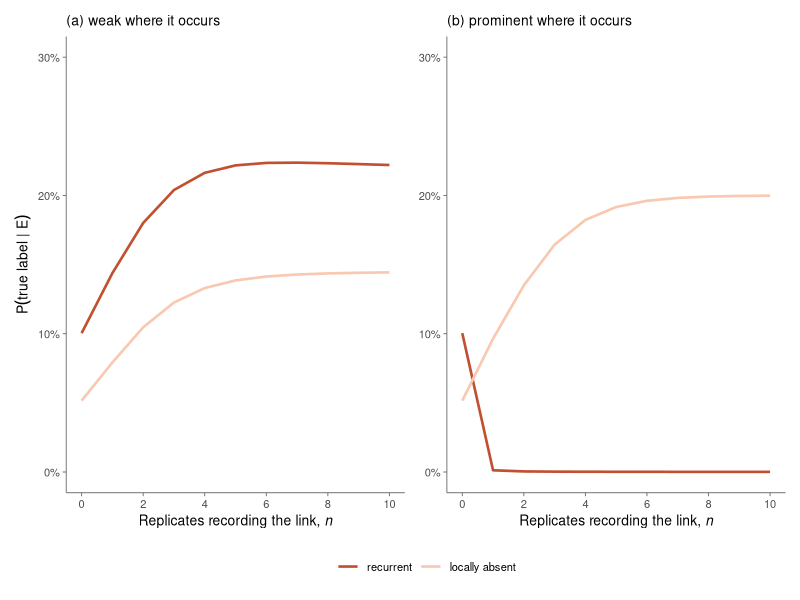
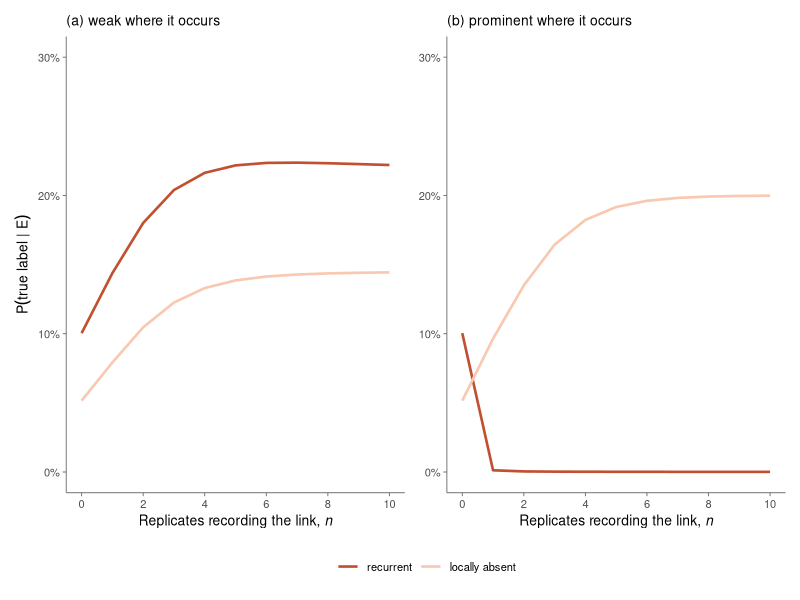
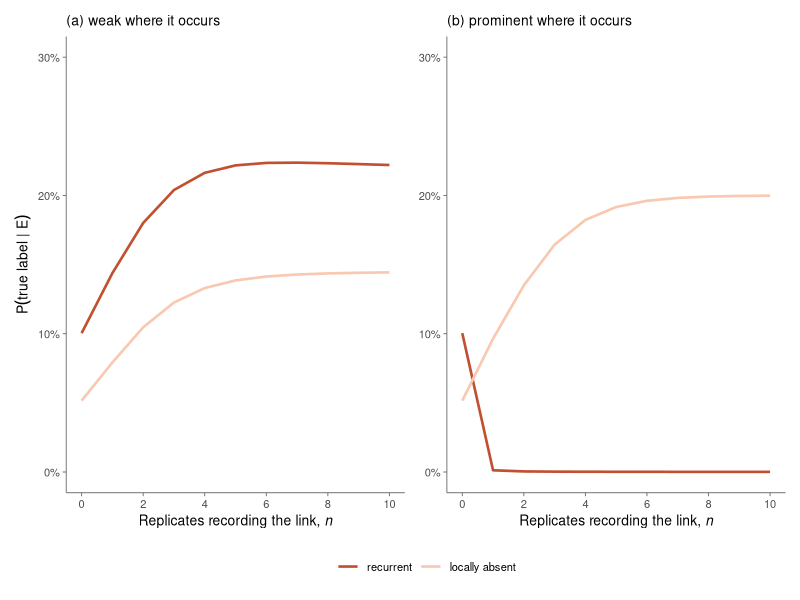

R code for these plots, in order:
## ---------------------------------------------------------------------------
## SI figure (fig:SI_prominence): how a link's prominence elsewhere redirects
## accumulating replicate evidence. Replaces the earlier fig:SI_frequency,
## which swept the records at a fixed replicate count instead.
##
## THE LINK. The evidence is the one used throughout, Y = 1 and O_l = 0: the
## link is predicted and not recorded at the focal site. It is recorded in n of
## the R replicates, and n is the x-axis (Section frequency). Its ASSIGNED
## label is therefore possibly missing for every n >= 1, and phantom at n = 0.
##
## WHAT THE CURVES ARE. Not the assigned label, but the posterior that the
## link's TRUE label is one of the two the assignment could be hiding:
##   recurrent       the link is present at several sites, this one included,
##                   so the local non-detection was a miss
##   locally absent  the link is not realisable here and a model saying so
##                   would have been right, so there is nothing to find
## Both are read against the assigned label possibly missing, which holds the
## rest of the mass and is reported in the console.
##
## THE MECHANISM. Prominence enters in one place only: the link's own miss rate
## falls as its records accumulate (Eq. freq_miss, derived below). This is the
## only thing that couples the local axis to the replicate axis. With a common
## eps_l the posterior factorises over the three axes, so the replicate count
## alone says nothing about whether the non-detection was a miss, and both
## curves are flat in n; the console prints that comparison.
##   (a) weak where it occurs       one record in each recording replicate
##   (b) prominent where it occurs  ten records in each recording replicate
## The panels share their n = 0 end, where there are no records to read either
## way. The prior is uniform over the eight labels.
## ---------------------------------------------------------------------------

library(ggplot2)
library(patchwork)

## Figures are written to Bayesian_framework/bayesian_figures. Resolved here so
## the script works whether it is run from the project root or from inside
## Bayesian_framework/, and the folder is created if it is missing.
fig_dir <- if (dir.exists("Bayesian_framework"))
             file.path("Bayesian_framework", "bayesian_figures") else "bayesian_figures"
dir.create(fig_dir, recursive = TRUE, showWarnings = FALSE)

eY <- 0.20; el <- 0.30; f <- 0.05; rho <- 0.15
R  <- 10                  # replicates in the system; n runs from 0 to R

p1 <- rho * (1 - el)      # a replicate records a realisable link, Eq. p1
b  <- el / (1 - el)       # fixes the average miss rate across links at eps_l

W_WEAK <- 1               # records per recording replicate, panel (a)
W_PROM <- 10              # records per recording replicate, panel (b)

sig <- rbind(c(1,1,1), c(1,1,0), c(1,0,1), c(1,0,0),
             c(0,1,1), c(0,1,0), c(0,0,1), c(0,0,0))
nm  <- c("recurrent", "locally unique", "possibly missing", "phantom",
         "model-elusive", "weakly supported", "locally absent",
         "possibly forbidden")

## ---- the link's own miss rate (Eq. freq_miss) ------------------------------
## THE MODEL. A link has its own interaction rate lambda: how often it happens
## where it is realisable. Give it an Exp(b) prior and let a replicate that can
## realise it hold Poisson(lambda) records. Then a sample misses the link when
## its Poisson draw is zero, with probability exp(-lambda), and averaging that
## over the prior gives b / (b + 1), which is eps_l exactly when b is set as
## above. So the common eps_l is this model with no records read; everything
## below is the same quantity after the records are read.
##
## THE ARGUMENTS. n replicates recorded the link, W records between them, out
## of R. Nothing else about the records matters: for Poisson counts n and W are
## sufficient, so ten records in one replicate and one in each of ten give the
## same answer only insofar as n and W agree.
##
## THE EMPTY REPLICATES. Each one is evidence too, and ambiguous: it either
## cannot realise the link (probability 1 - rho) or can and missed it
## (probability rho). j counts how many took the second reading, so the sum
## runs over every way of splitting the R - n empty replicates.
miss <- function(n, W) {
  j  <- 0:(R - n)
  ## P(j | the records), from the prior split times how well it explains them.
  ## The second factor is the Exp-Poisson evidence (b + n + j)^-(1 + W): a
  ## split that has the link sampled often (n + j large) yet yielding only W
  ## records is a split in which the link must be rare, so it is penalised.
  pj <- choose(R - n, j) * rho^j * (1 - rho)^(R - n - j) * (b + n + j)^-(1 + W)
  pj <- pj / sum(pj)
  ## Given the split, lambda is Gamma(1 + W, b + n + j), so the chance the
  ## focal site's sample also came up empty is E[exp(-lambda)], the bracket.
  ## It is near exp(-W / n), the records per realisable replicate: a link seen
  ## about once per sample keeps a miss rate near exp(-1) = 0.37 however many
  ## replicates record it, which is the ceiling panel (a) runs into, while ten
  ## records per replicate drive it to exp(-10) and panel (b) collapses.
  sum(pj * ((b + n + j) / (b + n + j + 1))^(1 + W))
}

## ---- posterior for Y = 1, O_l = 0 -------------------------------------------
## n of the R replicates recorded the link, w records in each of them. This is
## Eq. cumulative with one change: where the link is realisable in the
## replicates, its records set its miss rate.
## use_records = FALSE keeps the common eps_l, which is Eq. cumulative itself.
post <- function(n, w, use_records = TRUE) {
  W <- n * w
  L <- sapply(1:8, function(i) {
    fy <- if (sig[i,1] == 1) 1 - eY else eY
    ## the replicate records sharpen the miss rate only where they are real
    e  <- if (use_records && sig[i,3] == 1) miss(n, W) else el
    fl <- if (sig[i,2] == 1) e else 1 - f       # O_l = 0
    p  <- if (sig[i,3] == 1) p1 else f
    fy * fl * p^n * (1 - p)^(R - n)
  })
  L / sum(L)
}

## ---- the two curves at their ceiling ----------------------------------------
## Once n = R the labels that put the link nowhere are extinguished, the four
## realisable-elsewhere labels hold everything, and the miss rate e alone
## decides how they divide it. Writing them out shows what the figure is for:
## the same evidence splits between a miss and a true local absence according
## to e, and e is what the records set.
ceil_rec <- function(e) (1 - eY) * e / ((1 - f) + e)        # recurrent
ceil_abs <- function(e) eY * (1 - f) / ((1 - f) + e)        # locally absent

shown <- c(1, 7)                                 # recurrent, locally absent
## the Box 2 key, from CATEGORY_COLOUR in bayesian_empirical.R, so the curves
## carry the colours these categories have in the main map. Both lines are
## solid, so the key is all that separates them: the two colours share a hue
## and differ in lightness, which is what the map relies on as well.
pal <- setNames(c("#C05030", "#F9C8B0"), nm[shown])   # dark coral, pale peach

nvals <- 0:R
Y_TOP <- 0.30                                    # the curves never reach 1 - eps_Y

build <- function(w, ttl) {
  P <- sapply(nvals, function(n) post(n, w))
  d <- do.call(rbind, lapply(shown, function(i)
    data.frame(n = nvals, p = P[i, ], cat = nm[i])))
  d$cat <- factor(d$cat, levels = nm[shown])

  ggplot(d, aes(n, p, colour = cat)) +
    geom_line(linewidth = 0.9) +
    scale_colour_manual(values = pal, name = NULL) +
    scale_y_continuous(limits = c(0, Y_TOP),
                       labels = function(x) paste0(round(100*x), "%")) +
    scale_x_continuous(breaks = seq(0, R, 2)) +
    labs(title = ttl,
         x = expression("Replicates recording the link, " * italic(n)),
         y = expression(P("true label" ~ "|" ~ E))) +
    theme_classic(base_size = 10) +
    ## two-line title at 9 pt: the record level has to be stated, and on one
    ## line at 10 pt it runs past the panel and is clipped
    theme(plot.title = element_text(size = 10, hjust = 0, lineheight = 1.15),
          axis.line = element_line(colour = "grey40", linewidth = 0.3),
          axis.ticks = element_line(colour = "grey40", linewidth = 0.3),
          legend.position = "bottom")
}

## plain strings, not bquote: there is no maths in the titles, and plotmath
## neither wraps nor measures as compactly
pa <- build(W_WEAK, sprintf("(a) weak where it occurs",
                            W_WEAK))
pb <- build(W_PROM, sprintf("(b) prominent where it occurs",
                            W_PROM)) +
  labs(y = NULL)

fig <- pa + pb + plot_layout(guides = "collect") &
  theme(legend.position = "bottom")

## ---- reported values --------------------------------------------------------
cat(sprintf("\nR = %d, eps_Y = %.2f, eps_l = %.2f, f = %.2f, rho = %.2f\n",
            R, eY, el, f, rho))
report <- function(w, lbl) {
  cat(sprintf("\n%s\n", lbl))
  cat(sprintf("%4s %9s %11s %14s %17s %9s  leads\n", "n", "miss rate",
              nm[1], nm[7], nm[3], nm[4]))
  for (n in nvals) {
    p <- post(n, w)
    cat(sprintf("%4d %9.4f %11.3f %14.3f %17.3f %9.3f  %s\n", n, miss(n, n * w),
                p[1], p[7], p[3], p[4], nm[shown][which.max(p[shown])]))
  }
  P <- sapply(nvals, function(n) post(n, w))
  e <- miss(R, R * w)
  cat(sprintf("  %s peaks at %.3f, n = %d\n", nm[1],
              max(P[1, ]), nvals[which.max(P[1, ])]))
  cat(sprintf("  at n = R: miss rate %.4f against exp(-w) = %.4f, %s %.3f, %s %.3f\n",
              e, exp(-w), nm[1], ceil_rec(e), nm[7], ceil_abs(e)))
}
report(W_WEAK, "(a) one record per recording replicate")
report(W_PROM, "(b) ten records per recording replicate")

## the same posteriors with the common eps_l, flat in n because the three axes
## then factorise: this is what the records buy us
cat("\nEq. cumulative, common eps_l\n")
cat(sprintf("%4s %11s %14s %17s\n", "n", nm[1], nm[7], nm[3]))
for (n in nvals) {
  p <- post(n, W_WEAK, use_records = FALSE)
  cat(sprintf("%4d %11.3f %14.3f %17.3f\n", n, p[1], p[7], p[3]))
}
cat(sprintf("  implied by eps_l = %.2f: %s %.3f, %s %.3f\n",
            el, nm[1], ceil_rec(el), nm[7], ceil_abs(el)))

## the two curves are a fixed ratio of each other, since they differ only in
## whether the model is right, so the figure also fixes possibly missing
cat(sprintf("\n%s / %s and the label the link is assigned\n", nm[7], nm[1]))
for (w in c(W_WEAK, W_PROM)) {
  e <- miss(R, R * w)
  cat(sprintf("  w = %2d: e = %.4f, ratio %.3f, %s %.3f\n", w, e,
              ceil_abs(e) / ceil_rec(e), nm[3], (1 - eY) * (1 - f) / ((1 - f) + e)))
}

## ---- check Eq. freq_miss against direct numerical integration --------------
## Carried over from the retired fig:SI_frequency script: the closed form above
## is the only non-obvious step, so it is verified against the integral it came
## from, E[exp(-lambda) | records], over the eight record patterns the figure
## relies on. w is the full vector of records, one entry per replicate.
##
## Written in logs, rescaled by its peak and integrated over a finite window
## rather than (0, Inf). Both changes are needed at the record levels panel (b)
## uses: with ten records in each of ten replicates the integrand's total mass
## is around 1e-20, and integrate() compares that against its default absolute
## tolerance of about 1e-10, declares convergence after two subdivisions and
## returns a value with an error bar larger than itself.
miss_num <- function(w) {
  n <- sum(w > 0); W <- sum(w)
  ## log integrand: Exp(b) prior, Poisson records where the link is realisable,
  ## and the two readings of an empty replicate. k = 1 inserts the exp(-lambda)
  ## whose posterior mean is the miss rate; k = 0 is the normalising constant.
  lg <- function(x, k) log(b) - (b + k) * x +
    sum(ifelse(w == 0, log((1 - rho) + rho * exp(-x)),
               log(rho) + dpois(w, x, log = TRUE)))
  peak <- max(W / max(n, 1), 0.5)            # the rate the records point to
  hi   <- peak + 40 * sqrt(peak + 1) + 40    # past it by far more than needed
  M    <- lg(peak, 0)                        # rescale so the peak is 1
  g    <- function(x, k) sapply(x, function(v) exp(lg(v, k) - M))
  integrate(g, 0, hi, k = 1, rel.tol = 1e-12, subdivisions = 2000)$value /
    integrate(g, 0, hi, k = 0, rel.tol = 1e-12, subdivisions = 2000)$value
}
for (w in list(rep(0, R), c(1, rep(0, R - 1)), c(10, rep(0, R - 1)),
               c(5, 5, rep(0, R - 2)), c(2, 1, 1, rep(0, R - 3)),
               rep(W_WEAK, R), rep(W_PROM, R), c(rep(W_PROM, R - 1), 0))) {
  ## one entry per replicate, empties included: a short vector would describe a
  ## smaller system than the miss() being checked against it
  stopifnot(length(w) == R)
  stopifnot(abs(miss(sum(w > 0), sum(w)) - miss_num(w)) < 1e-9)
}

fig
ggsave(file.path(fig_dir, "SI_prominence.pdf"), fig, width = 7.6, height = 3.6)
ggsave(file.path(fig_dir, "SI_prominence.png"), fig, width = 7.6, height = 3.6, dpi = 300)
